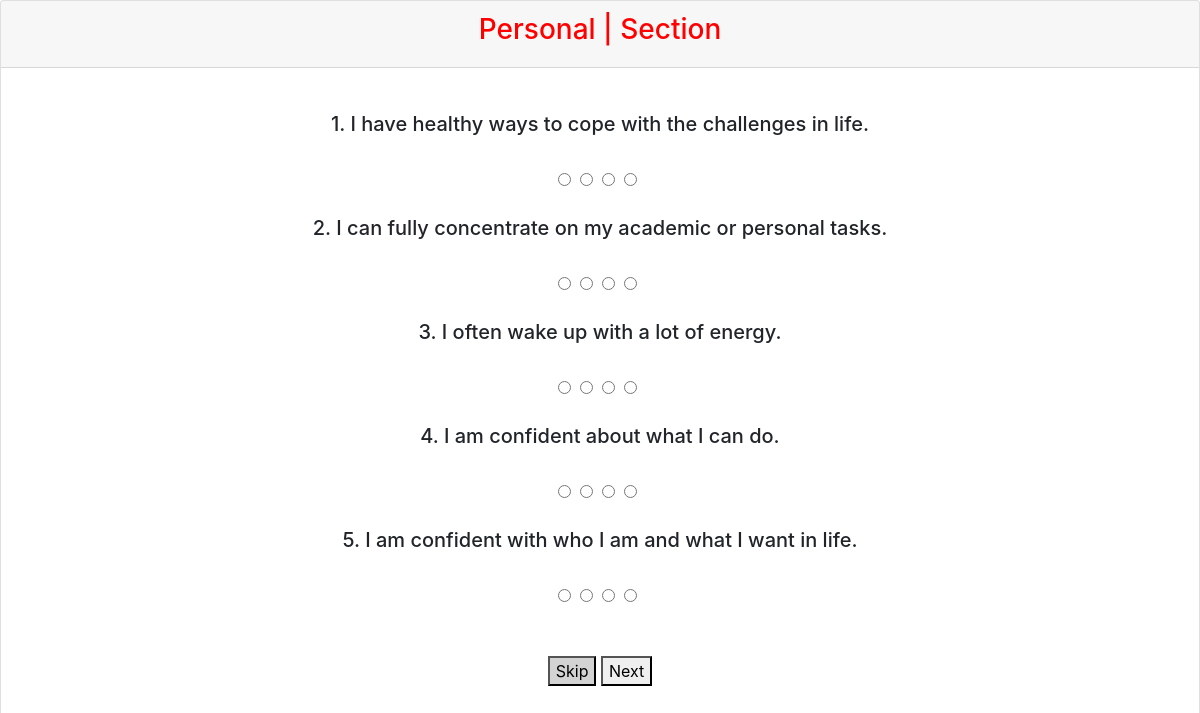
The page /student/body/personal_question.php on the database its author committed.
### tables this page shows
CREATE TABLE `qustioner` (
  `ID` int(11) NOT NULL,
  `question` varchar(500) DEFAULT NULL,
  `correct` varchar(100) DEFAULT NULL,
  `Title` varchar(200) DEFAULT NULL,
  `status` varchar(200) DEFAULT NULL
);

### student/body/personal_question.php (the view, shortened to what this page needs)
<head>
<link rel="stylesheet" href="https://cdn.jsdelivr.net/npm/bootstrap@4.0.0/dist/css/bootstrap.min.css">
</head>
<div class="card text-center">
<div class="card-header" style="color:red;">
<h3>Personal | Section</h3>
</div>
<div class="card-body">
<section>
            <?php
$n=1;
  $activity = mysqli_query($con, "SELECT * FROM qustioner WHERE status='personal_status'");
if(mysqli_num_rows($activity)>=1){
    ?><form action="" method="POST"><?php
    while($row = mysqli_fetch_assoc($activity)){?>
        <br><h5><?= $n. '. '.$row['question'] ?></h5><br> <div class="stars">
            <input class="sad star-4" id="star-4-group-<?= $n ?>" type="radio" value="<?= $row['ID'] ?>,4" name="star-group-<?= $n ?>"/>
            <input class="no star-3" id="star-3-group-<?= $n ?>" type="radio" value="<?= $row['ID'] ?>,3" name="star-group-<?= $n ?>"/>
            <input class="smile star-2" id="star-2-group-<?= $n ?>" type="radio" value="<?= $row['ID'] ?>,2" name="star-group-<?= $n ?>"/>
            <input class="haha star-1" id="star-1-group-<?= $n ?>" type="radio" value="<?= $row['ID'] ?>,1" name="star-group-<?= $n ?>"/>
        </div>
    <?php
    $n++;
    }
    ?><br><br><button type="submit" name="skip" style="background: lightgrey; color:black;" class="personal">Skip</button> <button type="submit" name="submit" class="personal">Next</button><?php
}
?></form>
    </section>
</div>
</div>

### rows shown on the page
qustioner: question "I have healthy ways to cope with the challenges in life."
qustioner: question "I can fully concentrate on my academic or personal tasks."
qustioner: question "I often wake up with a lot of energy."
qustioner: question "I am confident about what I can do."
qustioner: question "I am confident with who I am and what I want in life."
